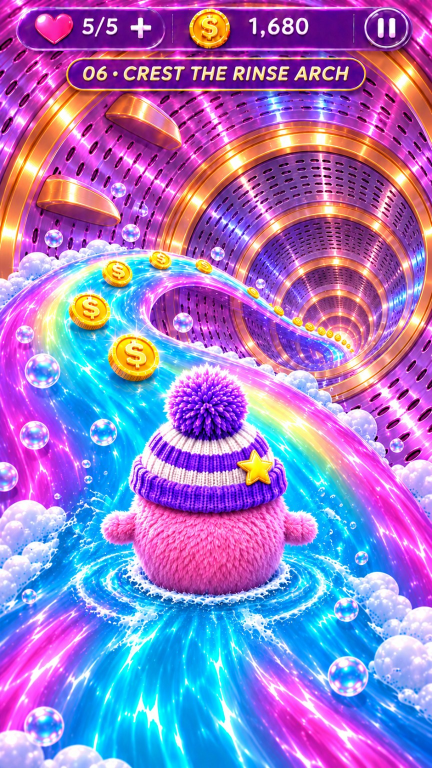
#> input picture references/06_crest_the_rinse_arch.png, 864 x 1536 px (shown at 1/2 size)
$ python fit06.py out.png
#> lines starting #> are read from the running program, lines starting #| are printed output that depends on the picture
### tools/screenkit/fitlib.py
"""Rainbow screen kit - shared fitting maths (round 43). Every screen's fit script measures ITS OWN approved picture and uses these
helpers to turn the measurements into one physical world (y up, the water under Benny at y = 0, route roughly along -z), with the
same conventions as the proven Bubble Dash / Sock Rescue fit (tools/reflock/fit_section.py): vertical FOV 64 deg, camera 0.734 above
the water at the picture position, Benny scaled to his painted height.
Camera rotation = three.js Euler YXZ (yaw about +y = turn left, pitch about +x = look up); columns of R = camera axes in world."""
import math, json
import numpy as np
from scipy.optimize import least_squares

FOV = 64.0
CAM_H = 0.734           # camera height above the water at the picture position (kit convention)


class Cam:
    def __init__(self, W, H, fov=FOV):
        self.W, self.H, self.fov = W, H, fov
        self.F = (H / 2) / math.tan(math.radians(fov / 2)); self.CX, self.CY = W / 2, H / 2
        self.R = np.eye(3); self.C = np.zeros(3); self.yaw = 0.0; self.pitch = 0.0

    def set(self, yaw, pitch, C):
        self.yaw, self.pitch = float(yaw), float(pitch); self.R = rot(yaw, pitch); self.C = np.asarray(C, float); return self

    def proj(self, P):
        q = self.R.T @ (np.asarray(P, float) - self.C); return np.array([self.CX + self.F * q[0] / -q[2], self.CY - self.F * q[1] / -q[2]]), -q[2]

    def ray(self, px, py):
        d = self.R @ np.array([(px - self.CX) / self.F, -(py - self.CY) / self.F, -1.0]); return d / np.linalg.norm(d)

    def depth_dir(self, px, py):
        """ray scaled so that its component along the camera's view axis is 1 (point = C + d * camera-space depth)"""
        d = self.R @ np.array([(px - self.CX) / self.F, -(py - self.CY) / self.F, -1.0]); return d

    def on_plane_y(self, px, py, y=0.0):
        d = self.ray(px, py); lam = (y - self.C[1]) / d[1]; return self.C + lam * d

    def json(self, ref, extra=None):
        out = {'pos': self.C.tolist(), 'yaw': self.yaw, 'pitch': self.pitch, 'ref': ref, 'img': [self.W, self.H], 'fov': self.fov, 'focal_px': self.F}
        out.update(extra or {}); return out


def rot(yaw, pitch):
    cy, sy, cp, sp = math.cos(yaw), math.sin(yaw), math.cos(pitch), math.sin(pitch)
    Ry = np.array([[cy, 0, sy], [0, 1, 0], [-sy, 0, cy]]); Rx = np.array([[1, 0, 0], [0, cp, -sp], [0, sp, cp]]); return Ry @ Rx


def yaw_pitch_from_vp(cam, vp, axis=(0, 0, -1.0)):
    """camera yaw / pitch so that the world direction `axis` vanishes at image point vp"""
    a = np.asarray(axis, float)
    def res(p):
        R = rot(p[0], p[1]); q = R.T @ a; return [cam.CX + cam.F * q[0] / -q[2] - vp[0], cam.CY - cam.F * q[1] / -q[2] - vp[1]]
    return least_squares(res, [0.0, 0.0]).x


def ring_offsets(cam, vp, circles):
    """painted rings of a straight tube seen from an off-axis camera: centre = VP + (-ox, +oy) / R * radius (image y down).
    Returns the camera offset from the axis in units of the tube radius (ox right, oy up), least squares over all rings."""
    A, b = [], []
    for cx, cy, r in circles:
        A.append([r, 0]); b.append(cx - vp[0]); A.append([0, r]); b.append(cy - vp[1])
    k = np.linalg.lstsq(np.array(A, float), np.array(b, float), rcond=None)[0]
    return float(-k[0]), float(k[1])          # ox / R (camera right of the axis), oy / R (camera above the axis)


def ray_cylinder(C, d, P0, A, R):
    """first intersection (from inside) of the ray C + t d with the cylinder of radius R around the line P0 + u A"""
    A = A / np.linalg.norm(A); w = C - P0; dp = d - A * (d @ A); wp = w - A * (w @ A)
    a = dp @ dp; b = 2 * dp @ wp; c = wp @ wp - R * R; disc = b * b - 4 * a * c
    if disc < 0: return None
    t = (-b + math.sqrt(disc)) / (2 * a); return C + t * d if t > 0 else None


# [4 lines left out: function smooth_polyline, not called in this run]


def resample(P, step):
    P = np.asarray(P, float); L = np.concatenate([[0], np.cumsum(np.linalg.norm(np.diff(P, axis=0), axis=1))])
    s = np.arange(0, L[-1] + 1e-9, step); return np.stack([np.interp(s, L, P[:, i]) for i in range(3)], 1), s


def dump(path, obj):
    def conv(o):
        if isinstance(o, np.ndarray): return o.tolist()
        if isinstance(o, (np.floating,)): return float(o)
        if isinstance(o, (np.integer,)): return int(o)
        raise TypeError(type(o))
    json.dump(obj, open(path, 'w'), indent=1, default=conv)


def catmull_rom(P, step, alpha=0.5):
    """centripetal Catmull-Rom spline THROUGH every control point (the painted points stay exactly on the route), resampled every `step`"""
    P = np.asarray(P, float); P = np.vstack([2 * P[0] - P[1], P, 2 * P[-1] - P[-2]]); out = []
    for i in range(1, len(P) - 2):
        p0, p1, p2, p3 = P[i - 1], P[i], P[i + 1], P[i + 2]
        t0 = 0.0; t1 = t0 + np.linalg.norm(p1 - p0) ** alpha + 1e-9; t2 = t1 + np.linalg.norm(p2 - p1) ** alpha + 1e-9; t3 = t2 + np.linalg.norm(p3 - p2) ** alpha + 1e-9
        for t in np.linspace(t1, t2, 24, endpoint=False):
            a1 = (t1 - t) / (t1 - t0) * p0 + (t - t0) / (t1 - t0) * p1; a2 = (t2 - t) / (t2 - t1) * p1 + (t - t1) / (t2 - t1) * p2; a3 = (t3 - t) / (t3 - t2) * p2 + (t - t2) / (t3 - t2) * p3
            b1 = (t2 - t) / (t2 - t0) * a1 + (t - t0) / (t2 - t0) * a2; b2 = (t3 - t) / (t3 - t1) * a2 + (t - t1) / (t3 - t1) * a3
            out.append((t2 - t) / (t2 - t1) * b1 + (t - t1) / (t2 - t1) * b2)
    out.append(P[-2]); return resample(np.array(out), step)

### tools/screenkit/screens/06/fit06.py
"""Screen 06 'Crest the Rinse Arch' - FIT step of the screen kit (round 43). Measures the user's approved picture
references/06_crest_the_rinse_arch.png (read-only) and writes ONE physical world for it: <out>/layout.json (components for
tools/screenkit/blender_kit.py, the fitted picture camera, Benny, coins, route) + fit overlays.
  python3 -I tools/screenkit/screens/06/fit06.py <out dir> [--da2 <inverse depth .npy of the picture (optional guide)>]

Measured on the picture (864 x 1536 px; every number re-checkable on the gridded crops in qa/reflock/r43/06/measure/):
  * drum axis vanishing point (700, 605): where the RANSAC-fitted gold ring circles converge (centres (600,520) r 260, (652,586) r 167,
    (674,593) r 76); their centres drift toward the VP with shrinking radius -> camera offset from the drum axis (fitlib.ring_offsets).
  * Benny: water contact under his body (425, 1175), pompom top (418, 735); the camera is CAM_H above the water there.
  * the coin trail on the crest (analyze_reference.py coins, radii 46 -> 8.6 px): coins are equal in size, so each coin's painted
    radius gives its depth (depth = k / radius); k from the first coin, which floats on the water just ahead of Benny's lane.
  * the crest ribbon = a smooth curve through Benny's water point and the coin points (coin centre lowered to the water), rising up
    to the left (the arch), turning right over the crest and descending into the drum toward the vanishing point, then continuing on
    the drum floor (Screen 07 takes over there).
  * drum radius: the painted drum wall must enclose the crest with a margin and pass the paddles; see DRUM_R below.
Optional guide (adopted only as a guide, round 43 evaluation): Depth Anything V2's inverse depth of the picture, calibrated on the
floor water (exact depth from the water plane), is printed next to the coin depths as a cross-check; it never sets geometry.
"""
import sys, os, json, math, argparse
import numpy as np
from PIL import Image, ImageDraw
HERE = os.path.dirname(os.path.abspath(__file__)); KIT = os.path.abspath(os.path.join(HERE, '..', '..')); REPO = os.path.abspath(os.path.join(KIT, '..', '..'))
sys.path.insert(0, KIT)
import fitlib as fl   # noqa: E402

ap = argparse.ArgumentParser(); ap.add_argument('out'); ap.add_argument('--da2'); a = ap.parse_args(); os.makedirs(a.out, exist_ok=True)
REF = 'references/06_crest_the_rinse_arch.png'; W, H = 864, 1536
M = dict(vp=(700.0, 605.0), rings=[(600.0, 520.0, 260.0), (652.0, 586.0, 167.0), (674.0, 593.0, 76.0)],
         benny_water=(425.0, 1175.0), benny_top=(418.0, 735.0),
         coins=[(267.5, 716.7, 46.0), (178.9, 623.6, 37.1), (234.3, 547.8, 26.5), (320.3, 520.7, 18.8), (407.7, 533.3, 14.0), (506.0, 585.2, 10.0),
                (557.3, 621.7, 9.0), (594.9, 643.4, 9.0), (619.2, 654.2, 8.6)],
         paddles=[(285.0, 240.0, 150.0), (155.0, 398.0, 165.0)],          # painted tray centre x, y and painted width (px)
         bubbles=[(70, 742, 34), (233, 380, 16), (262, 465, 18), (108, 478, 18), (88, 1452, 38), (695, 1352, 38), (205, 862, 26), (365, 645, 20), (434, 505, 15),
                  (790, 890, 14), (693, 1218, 24), (520, 566, 12), (10, 950, 30), (45, 1185, 16)])
cam = fl.Cam(W, H)
yaw, pitch = fl.yaw_pitch_from_vp(cam, M['vp'])
cam.set(yaw, pitch, [0.0, fl.CAM_H, 0.0])
# ---- Benny: his water point and painted height (pompom top above the water)
Pb = cam.on_plane_y(*M['benny_water']); dtop = cam.ray(*M['benny_top']); lam = (Pb[2] - cam.C[2]) / dtop[2]; HB = float((cam.C + lam * dtop)[1])
# ---- coins: equal real size -> depth from the painted radius. The first coin floats on the water (its lowest point on y = 0).
def coin_at(px, py, r, k):
    d = cam.depth_dir(px, py); return cam.C + d * (k / r)
COIN_D_PER_BENNY = 0.477        # coin diameter / Benny height in the proven Bubble Dash fit (section.json): same coins, same Benny
COIN_R = 0.5 * COIN_D_PER_BENNY * HB; k = COIN_R * cam.F     # camera-space depth of a coin = k / painted radius
# depth from the painted size; tiny far coins (radius < 12 px: +-1 px = +-10 %) must keep receding along the trail (>= 1.2 u apart)
deps = [k / r for _, _, r in M['coins']]
for i in range(1, len(deps)):
    if M['coins'][i][2] < 12: deps[i] = max(deps[i], deps[i - 1] + 1.2)
coins = [cam.C + cam.depth_dir(x, y) * dz for (x, y, _), dz in zip(M['coins'], deps)]
water_pts = [P - np.array([0, COIN_R, 0]) for P in coins]                                  # the river surface under each coin
# ---- optional Depth Anything V2 cross-check (guide only): calibrate on floor water pixels, print its depth at the coins
da2_check = None
if a.da2 and os.path.exists(a.da2):
    D = np.load(a.da2).astype(np.float64); ys = np.arange(1250, 1500, 25); xs = np.arange(120, 760, 40); A_, b_ = [], []
    for y in ys:
        for x in xs:
            P = cam.on_plane_y(x, y); z = float(-(cam.R.T @ (P - cam.C))[2]); A_.append([D[y, x], 1.0]); b_.append(1.0 / z)
    s_, t_ = np.linalg.lstsq(np.array(A_), np.array(b_), rcond=None)[0]
    da2_check = [{'coin': i, 'depth_from_size': round(float(k / r), 3), 'depth_da2': round(float(1.0 / max(1e-4, s_ * np.median(D[int(y) - 2:int(y) + 3, int(x) - 2:int(x) + 3]) + t_)), 3)}
                 for i, (x, y, r) in enumerate(M['coins'])]
# ---- drum: axis along -z (vanishing at the VP); camera offset from the axis from the drifting ring centres
oxR, oyR = fl.ring_offsets(cam, M['vp'], [r[:3] for r in M['rings']])
# camera-frame offsets -> world: the camera's right / up axes (the axis direction is -z in the world)
Rc = cam.R; right_w, up_w = Rc[:, 0], Rc[:, 1]
def axis_for(R):
    p = cam.C - (oxR * right_w + oyR * up_w) * R; return float(p[0]), float(p[1])
# drum radius: the smallest drum (axis from the painted ring drift) that holds the whole crest ribbon + Benny with a wall margin
WALL_MARGIN = 0.55
def need(R):
    xa_, ya_ = axis_for(R); return max(math.hypot(P[0] - xa_, P[1] - ya_) for P in water_pts + [Pb]) + 0.41 + WALL_MARGIN - R
DRUM_R = float(fl.least_squares(lambda r: [need(r[0])], [3.0], bounds=(1.0, 12.0)).x[0])
axis_pt = np.array([*axis_for(DRUM_R), 0.0])
ya, xa = float(axis_pt[1]), float(axis_pt[0])
chord = math.sqrt(max(0.01, DRUM_R ** 2 - ya ** 2))          # half width of the water pool on the drum floor (water plane y = 0)
z_ring = [-(cam.F * DRUM_R / r) for (_, _, r) in M['rings']]  # depth of each painted ring (camera on the axis approximation)
# ---- crest route: Benny -> the coin trail (rising arch to the left, crest, descent to the right) -> drum floor toward the VP -> exit
P0 = Pb.copy(); behind = Pb + np.array([0, 0, 1.2])
far = water_pts[-1]; tail = []
for i in range(1, 7):   # after the last coin: glide down onto the pool and run along the drum toward the far end
    kk = i / 6.0; tail.append(np.array([far[0] + (xa + 0.25 - far[0]) * kk, far[1] * (1 - kk) ** 2, far[2] - 1.8 * i]))
tail += [np.array([xa + 0.25, 0.0, far[2] - 10.8 - 2.0 * j]) for j in range(1, 7)]
ahead = Pb + np.array([-0.08, 0.0, -0.75])        # the painted water runs straight ahead of Benny before it curls up to the left
ctrl = np.array([behind, P0, ahead] + water_pts + tail)
route, s = fl.catmull_rom(ctrl, 0.05)          # THROUGH Benny's water point and every painted coin's water point (coins stay collectable)
route[:, 1] = np.maximum(route[:, 1], 0.0)            # never below the pool surface (the landing glides onto the water)
from scipy.ndimage import gaussian_filter1d as _g1
route = np.stack([_g1(route[:, 0], 3), np.maximum(_g1(route[:, 1], 8), 0.0), route[:, 2]], 1)   # soften the landing onto the pool (no kink)
# the route must pass EXACTLY through Benny's painted water point (smoothing pulls it toward the first coin): blend the correction in
i_b = int(np.argmin(np.linalg.norm(route - Pb, axis=1))); corr = Pb - route[i_b]; w_b = np.exp(-((np.arange(len(route)) - i_b) * 0.05 / 0.9) ** 2)
route += w_b[:, None] * corr[None]
# bank: where the crest is lifted above the pool, the channel is banked so its water surface faces the drum's axis (a water-slide turn):
# the painting shows the crest's TOP surface with the coins on it although it lies above eye height, which only a banked surface allows.
# Game convention (screen.html frameAt): bank > 0 raises the channel's right edge.
tg = np.gradient(route, axis=0); tg /= np.linalg.norm(tg, axis=1, keepdims=True)
bank = np.zeros(len(route))
for i, P in enumerate(route):
    t = tg[i]; up = np.array([0, 1.0, 0]); r0 = np.cross(t, up); r0 /= np.linalg.norm(r0); n0 = np.cross(r0, t)
    toward = np.array([xa, ya, P[2]]) - P; toward -= t * (toward @ t); toward /= max(1e-9, np.linalg.norm(toward))
    k = min(1.0, max(0.0, (P[1] - 0.12) / 0.55)); k = k * k * (3 - 2 * k); nt = n0 * (1 - k) + toward * k; nt /= np.linalg.norm(nt)
    bank[i] = math.atan2(-(nt @ r0), nt @ n0)                       # n = n0 cos b - r0 sin b
from scipy.ndimage import gaussian_filter1d
bank = np.clip(gaussian_filter1d(bank, 10), -1.25, 1.25)
WIDTH = 0.82                     # ribbon width (u): Benny's lanes +-0.3 + his half width + painted margins (crest painted ~250 px at depth ~2.7)
lay = {'screen': '06', 'title': 'CREST THE RINSE ARCH', 'ref': REF, 'fov': cam.fov, 'img': [W, H], 'focal_px': cam.F,
       'cams': [cam.json(REF, {'name': 'ref06', 's_ref': float(np.argmin(np.linalg.norm(route - Pb, axis=1)) * 0.05)})],
       'benny': {'pos': Pb, 'height': HB, 'bsize': 1.19, 'lift': 0.03, 'ahead': 0.15},   # r43b: solved WITH real immersion (12 % of his body under the actual water surface; 0.12 lift had him floating), he swims 0.15 u ahead of the painted contact point (= his front waterline); visible silhouette (77,430)-(340,715) vs painted SAM 2 box (67,432)-(331,711)
       'coin_radius': COIN_R, 'coins': coins,
       'route': {'ds': 0.05, 'points': route, 'bank': bank, 'width': WIDTH},
       'drum': {'axis_x': xa, 'axis_y': ya, 'r': DRUM_R, 'z0': 3.0, 'z_far': float(route[-1][2] - 4.0), 'z1': -150.0, 'seg_far': 12.0, 'chord': chord, 'cam_off_R': [oxR, oyR]},   # the painted rings converge ~140 u deep
       'rings': {'z': z_ring, 'spacing': 3.2, 'band': 0.6},   # painted ring bands are broad (double rims)
       'paddles': [], 'bubbles': [], 'da2_check': da2_check,
       # measured at the picture camera (round 43, one factor at a time, qa/reflock/r43/06/): splash 1.0 -> 0.6 (painted swirl size) 83.5 -> 87.0 %,
       # lod bias -0.8 (baked pixels seen 0.6x smaller stay crisp) -> 88.0 %, full painted weight on low-density texels (bake_dens 1,4) -> 88.6 %
       'splash_scale': 0.6, 'lod_bias': -0.8, 'bake_dens': [1, 4], 'number': '06', 'next': '07'}
# paddles: ray through the painted tray centre meets the drum wall
for x, y, wpx in M['paddles']:
    P = fl.ray_cylinder(cam.C, cam.ray(x, y), np.array([xa, ya, 0.0]), np.array([0, 0, -1.0]), DRUM_R)
    if P is not None:
        dep = float(-(cam.R.T @ (P - cam.C))[2]); lay['paddles'].append({'pos': P, 'width': wpx * dep / cam.F})
for x, y, r in M['bubbles']:
    rw = 0.03 + 0.12 * min(1, r / 40.0); dist = rw * cam.F / r; P = cam.C + cam.ray(x, y) * dist; lay['bubbles'].append(list(P) + [rw])
# r45 (user: no unnatural leaning): on the steep banked crest Benny follows a third of the bank (upright like the painted Benny, still in the
# water), and the camera stays nearly level (the painting's horizon is level)
lay['benny_bank'] = 0.35; lay['cam_roll'] = 0.15
# r45 test 'ribbon06' (rainbow-crest ribbon water) was WORSE (too pastel, the pool beside the crest stopped drawing: 1749 hole px) -> off; to redo
# r46 (user: "the current appearance loses the colourful rainbow detail farther into the scene, leaving broad plain cyan areas"): NOT the r45
# 'ribbon06' sheet again. Why it failed: a pale cyan sheet with pastel edges replaced the painting's saturated cyan / magenta, and the pool stopped
# drawing (GLSL pow() of a negative number -> NaN on the GPU; fixed in water_ribbon.js r46). Now: the Screen 05 rich ribbon water (deep cyan, hot-pink
# ribbons, silk highlights, sparkles, ripple arcs) under the painted pixels on every water surface of 06, its outer ribbon = the RAINBOW band with
# the colours measured across the approved crest edge; the painted bake stays on top wherever the picture saw the water.
lay['water_style'] = 'ribbon'; lay['water_rich'] = 1; lay['water_rainbow'] = 1
lay['tpl_wall_gate'] = 'strict'
lay['bake_keep_mag'] = 2.2   # r46: the painted crest / swirl / foam clouds hold while magnified up to 2.2x (as before the ribbon water); no 'carpet' edges near the picture view   # r46: only purple / magenta painted pixels build the repeated drum-wall period (no water / foam / bubble shards, no tray smears)
fl.dump(os.path.join(a.out, 'layout.json'), lay)
print('cam yaw %.2f pitch %.2f deg; Benny water (%.3f, %.3f), height %.3f; coin radius %.3f; drum R %.2f axis (%.3f, %.3f) chord %.2f; ring z %s'
      % (math.degrees(yaw), math.degrees(pitch), Pb[0], Pb[2], HB, COIN_R, DRUM_R, xa, ya, chord, [round(z, 2) for z in z_ring]))
print('coins (x, y, z):', [[round(float(v), 2) for v in c] for c in coins])
if da2_check: print('DA2 cross-check:', da2_check)
# ---- overlays: route, ribbon edges, coins, drum rings, paddles projected onto the picture
im = Image.open(os.path.join(REPO, REF)).convert('RGB'); d = ImageDraw.Draw(im)
#> further down, im is the input picture: PIL image 864x1536 RGB; mean R, G, B 153.2, 121.9, 196.6
def P2(P):
    p, z = cam.proj(P); return (tuple(p), z)
for i in range(0, len(route) - 1, 2):
    for off, col in ((0, (255, 255, 255)), (WIDTH / 2, (0, 255, 0)), (-WIDTH / 2, (0, 255, 0))):
        rgt = np.cross(tg[i], [0, 1.0, 0]); rgt /= np.linalg.norm(rgt); a1, z1 = P2(route[i] + rgt * off); a2, z2 = P2(route[i + 1] + rgt * off)
        if z1 > 0.1 and z2 > 0.1: d.line([a1, a2], fill=col, width=2)
for c in coins:
    (x, y), z = P2(c); rr = COIN_R * cam.F / z; d.ellipse([x - rr, y - rr, x + rr, y + rr], outline=(255, 0, 0), width=3)
for zr in z_ring + [z_ring[-1] - 3.2 * i for i in range(1, 8)]:
    pts = []
    for t in range(0, 361, 6):
        P = np.array([xa + DRUM_R * math.cos(math.radians(t)), ya + DRUM_R * math.sin(math.radians(t)), zr]); (x, y), z = P2(P)
        if z > 0.1: pts.append((x, y))
    if len(pts) > 2: d.line(pts, fill=(0, 255, 255), width=2)
for pd in lay['paddles']:
    (x, y), z = P2(pd['pos']); d.ellipse([x - 10, y - 10, x + 10, y + 10], outline=(255, 255, 0), width=4)
(x, y), _ = P2(Pb); d.ellipse([x - 9, y - 9, x + 9, y + 9], outline=(255, 0, 255), width=4)
im.save(os.path.join(a.out, 'fit06_overlay.jpg'), quality=86)
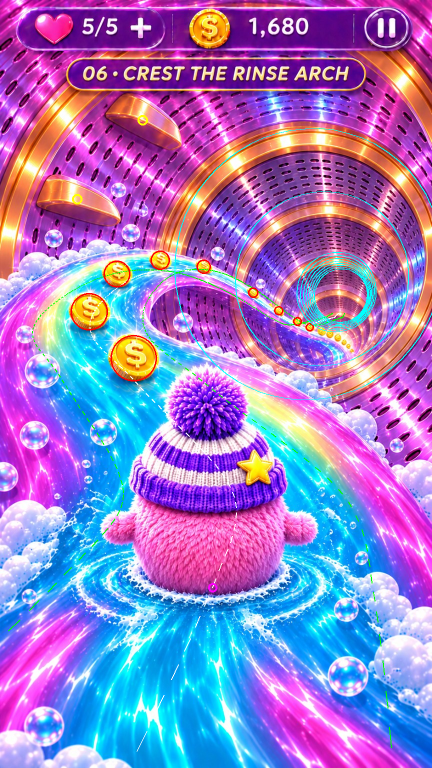
#> saved as fit06_overlay.jpg: PIL image 864x1536 RGB (shown at 1/2 size); mean R, G, B 151.7, 123, 196.7
# top + side views of the route and drum (sanity)
V = Image.new('RGB', (900, 500), 'white'); dv = ImageDraw.Draw(V)
def tv(P): return (450 + P[0] * 60, 40 - P[2] * 8)
def sv(P): return (40 - P[2] * 8 + 0 * 450, 460 - P[1] * 60)
for i in range(len(route) - 1):
    dv.line([tv(route[i]), tv(route[i + 1])], fill=(0, 0, 255), width=2); dv.line([sv(route[i]), sv(route[i + 1])], fill=(255, 0, 0), width=2)
for c in coins: x, y = tv(c); dv.ellipse([x - 3, y - 3, x + 3, y + 3], fill=(0, 160, 0))
dv.line([tv([xa - DRUM_R, 0, 3]), tv([xa - DRUM_R, 0, -50])], fill=(150, 150, 150)); dv.line([tv([xa + DRUM_R, 0, 3]), tv([xa + DRUM_R, 0, -50])], fill=(150, 150, 150))
dv.line([sv([0, ya + DRUM_R, 3]), sv([0, ya + DRUM_R, -50])], fill=(150, 150, 150)); dv.line([sv([0, 0, 3]), sv([0, 0, -50])], fill=(0, 200, 255))
x, y = tv(cam.C); dv.ellipse([x - 4, y - 4, x + 4, y + 4], fill=(255, 0, 255))
V.save(os.path.join(a.out, 'fit06_views.png'))
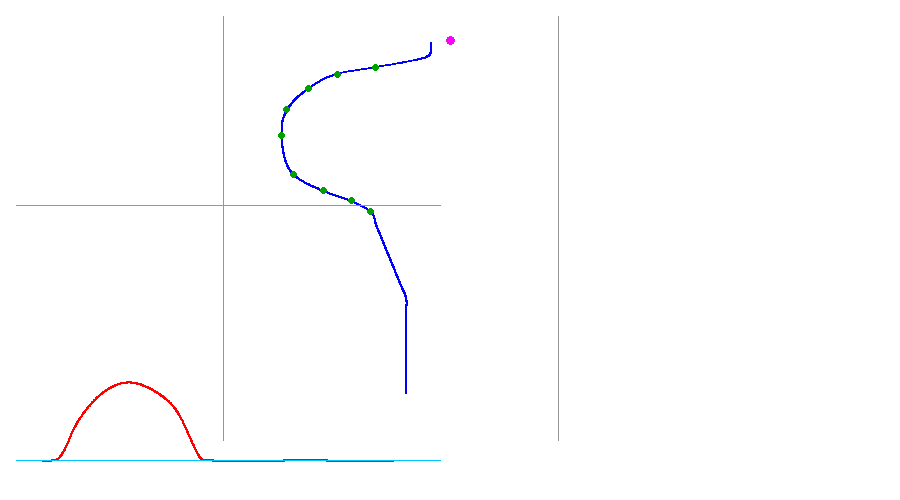
#> saved as fit06_views.png: PIL image 900x500 RGB; mean R, G, B 253.7, 253.5, 254.1

$ run again, with references/01_inside_washer_girl_and_towel.png copied over references/06_crest_the_rinse_arch.png
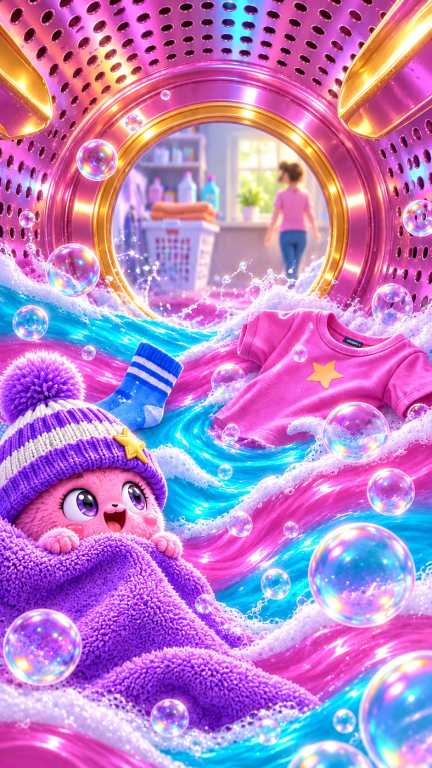
#> input picture references/01_inside_washer_girl_and_towel.png, 864 x 1536 px (shown at 1/2 size)
#> im is the input picture: PIL image 864x1536 RGB; mean R, G, B 185.3, 129.2, 198.1
#> `im.save(os.path.join(a.out, 'fit06_overlay.jpg'), quality=86)`:
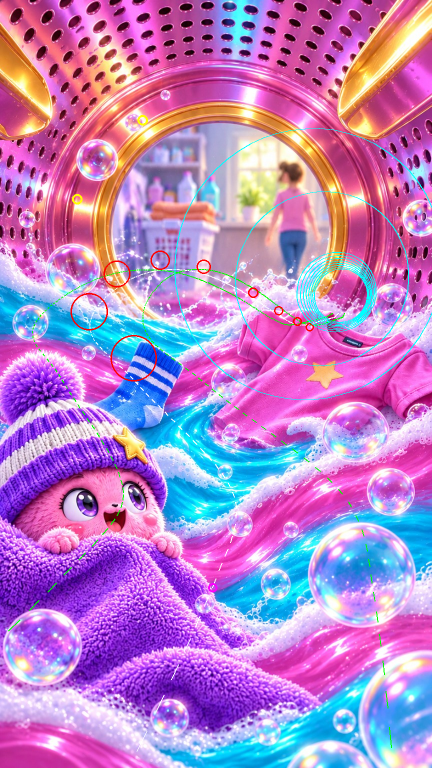
#> saved as fit06_overlay.jpg: PIL image 864x1536 RGB (shown at 1/2 size); mean R, G, B 183.5, 130.2, 197.5
#> V: PIL image 900x500 RGB; every value is 255
